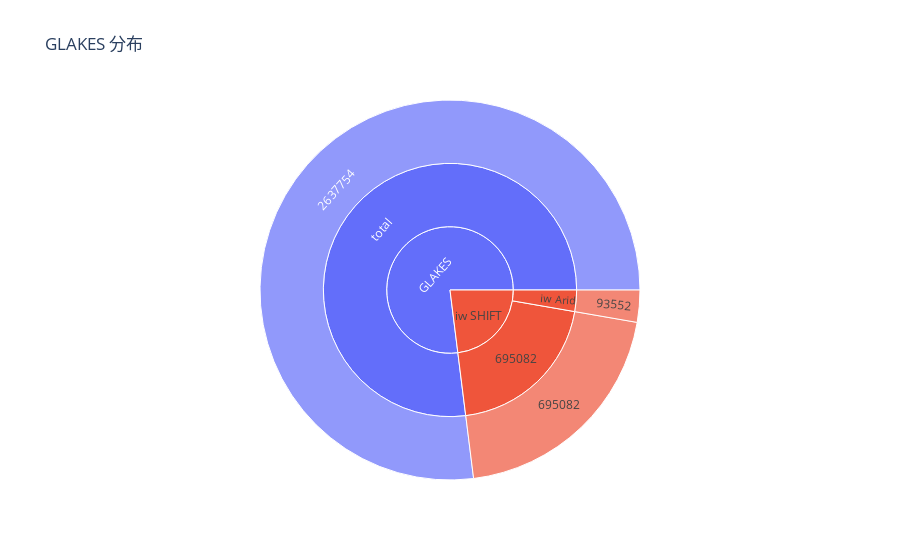

The code cell stored with this chart in its notebook:
### Code cell
data = {
    "SHIFT": ["iw SHIFT", "iw SHIFT", " GLAKES"],
    "Arid": ["iw Arid", "695082", "total"],
    "Count": [93552, 695082,2637754],
}

df = pd.DataFrame(data)

# 绘制旭日图
fig = px.sunburst(
    df,
    path=["SHIFT", "Arid", "Count"],  # 定义层级结构
    values="Count",               # 数值列
    title="GLAKES 分布",
)

# 显示图表
fig.show()

### Figure 1 — Plotly figure (JSON) as saved in the notebook; plotly's stock layout.template omitted (floating-point values rounded to 4 significant figures)
{"data": [{"branchvalues": "total", "domain": {"x": [0, 1], "y": [0, 1]}, "hovertemplate": "labels=%{label}<br>Count=%{value}<br>parent=%{parent}<br>id=%{id}<extra></extra>", "ids": ["iw SHIFT/iw Arid/93552", "iw SHIFT/695082/695082", " GLAKES/total/2637754", "iw SHIFT/695082", "iw SHIFT/iw Arid", " GLAKES/total", " GLAKES", "iw SHIFT"], "labels": ["93552", "695082", "2637754", "695082", "iw Arid", "total", " GLAKES", "iw SHIFT"], "name": "", "parents": ["iw SHIFT/iw Arid", "iw SHIFT/695082", " GLAKES/total", "iw SHIFT", "iw SHIFT", " GLAKES", "", ""], "type": "sunburst", "values": [93552, 695082, 2637754, 695082, 93552, 2637754, 2637754, 788634]}], "layout": {"legend": {"tracegroupgap": 0}, "title": {"text": "GLAKES 分布"}}}
